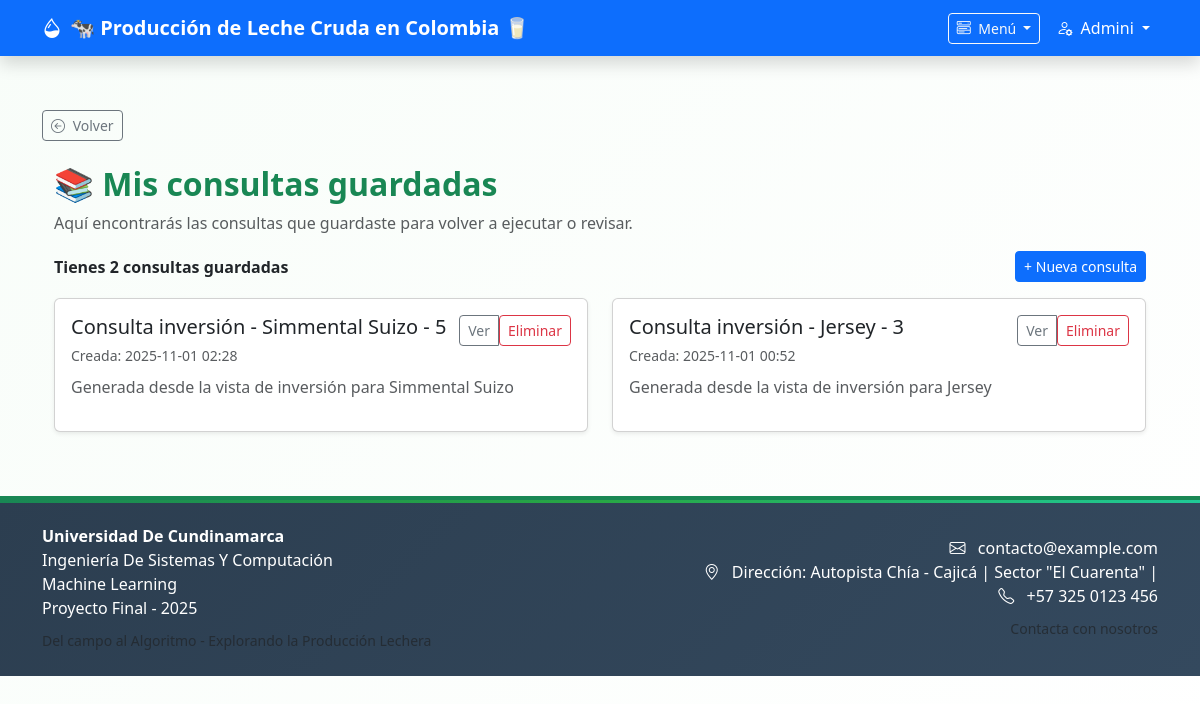
Page /mis-consultas (signed in) on the earlier database version.
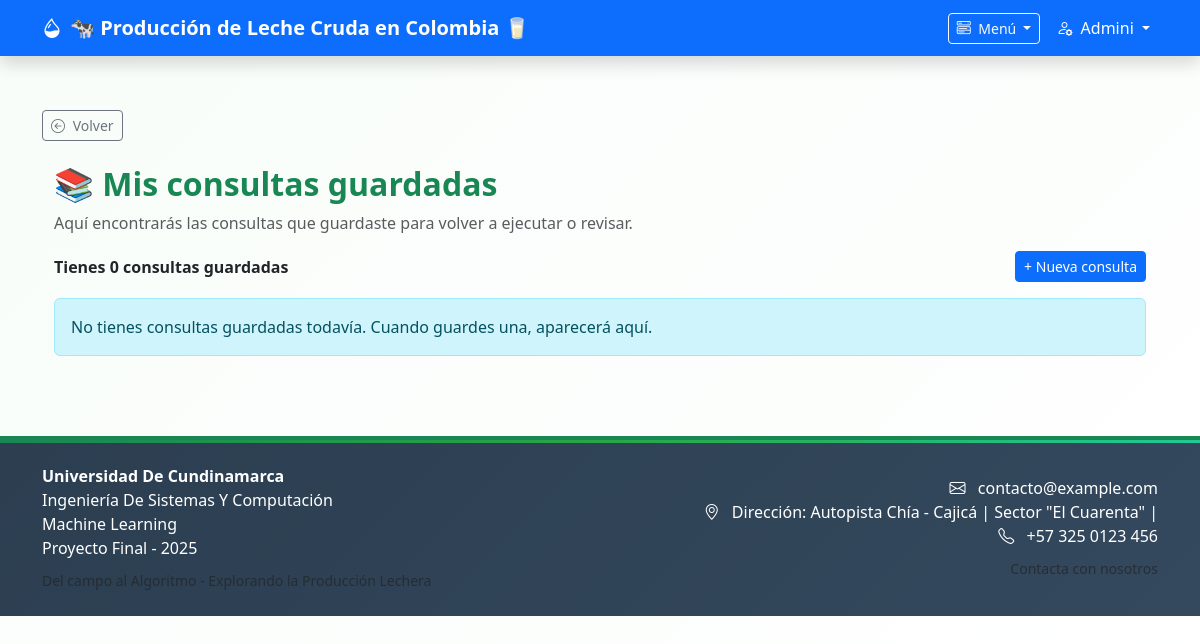
Same page on the later database version.
### models.py (models this page shows, shortened)
class User(db.Model, UserMixin):
    __tablename__ = 'blog_user'
    """Modelo de usuario.

    Campos principales: id, name, email, password, is_admin.
    Métodos: set_password, check_password, save, y selectores estáticos.
    """
    id = db.Column(db.Integer, primary_key=True)
    name = db.Column(db.String(80), nullable=False)
    email = db.Column(db.String(256), unique=True, nullable=False)
    password = db.Column(db.String(128), nullable=False)
    is_admin = db.Column(db.Boolean, default=False)
    def set_password(self, password):
        """Hashea y almacena la contraseña provista.

        Nota: utiliza `werkzeug.security.generate_password_hash`.
        """
        self.password = generate_password_hash(password)
    def check_password(self, password):
        """Comprueba que `password` coincida con el hash almacenado.

        Devuelve True si coinciden, False en caso contrario.
        """
        return check_password_hash(self.password, password)
    def save(self):
        """Guarda (insert/commit) el objeto en la base de datos.

        Añade el objeto a la sesión si es nuevo y realiza commit. No
        devuelve valor; si falla lanzará excepción del ORM.
        """
        if not self.id:
            db.session.add(self)
        db.session.commit()

class Consulta(db.Model):
    __tablename__ = 'consultas'
    """Modelo para consultas de inversión guardadas por usuarios.

    `query_text` almacena el JSON de la solicitud y `summary` guarda
    metadatos/estimaciones precalculadas como JSON en texto.
    """
    id = db.Column(db.Integer, primary_key=True)
    user_id = db.Column(db.Integer, db.ForeignKey('blog_user.id'), nullable=False)
    titulo = db.Column(db.String(200), nullable=False)
    descripcion = db.Column(db.Text, nullable=True)
    query_text = db.Column(db.Text, nullable=True)
    summary = db.Column(db.Text, nullable=True)
    created_at = db.Column(db.DateTime, server_default=db.func.now())
    updated_at = db.Column(db.DateTime, server_default=db.func.now(), onupdate=db.func.now())
    user = db.relationship('User', backref=db.backref('consultas', lazy='dynamic'))

### perfil.py (the view)
@perfil_bp.route('/mis-consultas')
@login_required
def mis_consultas():
    consultas_guardadas = Consulta.query.filter_by(user_id=current_user.id).order_by(Consulta.created_at.desc()).all()
    return render_template('mis_consultas.html', consultas=consultas_guardadas)

### app.py (called while the page is built, shortened)
@login_manager.user_loader
def load_user(user_id):
    return User.query.get(int(user_id))

@app.before_request
def session_timeout_handler():
    try:
        if 'usuario' not in session and not current_user.is_authenticated:
            return None
    except Exception:
        return None
    last = session.get('last_activity')
    now_ts = datetime.utcnow().timestamp()
    if last:
        elapsed = now_ts - float(last)
    session['last_activity'] = now_ts

### templates/mis_consultas.html (shortened to what this page needs)
{% extends "base.html" %}
{% block content %}
<div class="container mt-4">
  <h2 class="text-success fw-bold">📚 Mis consultas guardadas</h2>
  <p class="text-muted">Aquí encontrarás las consultas que guardaste para volver a ejecutar o revisar.</p>
  <div class="d-flex justify-content-between align-items-center mb-3">
    <div>
      <strong>Tienes {{ consultas|length }} consultas guardadas</strong>
    </div>
    <div>
      <a href="{{ url_for('inversion.inversion') }}" class="btn btn-sm btn-primary">+ Nueva consulta</a>
    </div>
  </div>
  {% if consultas and consultas|length > 0 %}
    <div class="row gy-3">
      {% for c in consultas %}
        <div class="col-md-6">
          <div class="card shadow-sm h-100">
            <div class="card-body d-flex flex-column">
              <div class="d-flex justify-content-between align-items-start mb-2">
                <div>
                  <h5 class="card-title mb-1">{{ c.titulo }}</h5>
                  <small class="text-muted">Creada: {{ c.created_at.strftime('%Y-%m-%d %H:%M') if c.created_at else '' }}</small>
                </div>
                <div class="btn-group">
                  <a href="{{ url_for('perfil.ver_consulta', cid=c.id) }}" class="btn btn-sm btn-outline-secondary">Ver</a>
                  <form method="POST" action="{{ url_for('perfil.eliminar_consulta', cid=c.id) }}" style="display:inline;">
                    <button type="submit" class="btn btn-sm btn-outline-danger" onclick="return confirm('¿Eliminar esta consulta?');">Eliminar</button>
                  </form>
                </div>
              </div>
              <p class="card-text text-muted mb-3" style="flex:1">{{ c.descripcion or 'Sin descripción' }}</p>
            </div>
          </div>
        </div>
      {% endfor %}
    </div>
  {% else %}
    <div class="alert alert-info">No tienes consultas guardadas todavía. Cuando guardes una, aparecerá aquí.</div>
  {% endif %}
</div>
{% endblock %}

### templates/base.html (shortened to what this page needs)
<!DOCTYPE html>
<html lang="es">
<head>
    <link href="https://cdn.jsdelivr.net/npm/bootstrap@5.3.2/dist/css/bootstrap.min.css" rel="stylesheet">
    <link rel="stylesheet" href="https://cdn.jsdelivr.net/npm/bootstrap-icons/font/bootstrap-icons.css">
    <link rel="stylesheet" href="{{ url_for('static', filename='style.css') }}">
</head>
<body style="padding-top: 70px;">
    <nav class="navbar navbar-expand-lg navbar-dark bg-primary fixed-top shadow">
        <div class="container">
            <a class="navbar-brand navbar-brand-custom" href="{{ url_for('inicio') }}" data-bs-toggle="tooltip" data-bs-title="Página de inicio">
                <i class="bi bi-droplet-half me-2"></i>🐄 <strong>Producción de Leche Cruda en Colombia</strong> 🥛
            </a>
            <div class="collapse navbar-collapse" id="navbarNav">
                <div class="navbar-nav ms-auto d-flex align-items-center">
                    <div class="nav-item dropdown me-2">
                        <a class="btn btn-outline-light btn-sm dropdown-toggle" href="#" role="button" data-bs-toggle="dropdown" aria-expanded="false">
                            <i class="bi bi-menu-button-wide me-1"></i> Menú
                        </a>
                    </div>
                    {% if 'usuario' in session %}
                        <div class="nav-item dropdown">
                            <a class="nav-link dropdown-toggle text-white" href="#" role="button" data-bs-toggle="dropdown" data-bs-title="Menú de usuario">
                                <i class="bi bi-person-gear me-1"></i> {{ session['usuario'] }}
                            </a>
                        </div>
                    {% endif %}
                </div>
            </div>
        </div>
    </nav>
    <main class="container mt-4 py-3">
        {% if request.path != url_for('inicio') %}
            <div class="mb-3">
                <button type="button" id="btn-volver" class="btn btn-outline-secondary btn-sm">
                    <i class="bi bi-arrow-left-circle me-1"></i> Volver
                </button>
            </div>
        {% endif %}
        {% block content %}{% endblock %}
    </main>
    <footer class="bg-dark text-white py-4 mt-5">
        <div class="container">
            <div class="row align-items-center">
                <div class="col-md-6">
                    <ul class="list-unstyled mb-2">
                        <li><strong>Universidad De Cundinamarca</strong></li>
                        <li>Ingeniería De Sistemas Y Computación</li>
                        <li>Machine Learning</li>
                        <li>Proyecto Final - 2025</li>
                    </ul>
                    <small class="text-muted">Del campo al Algoritmo - Explorando la Producción Lechera</small>
                </div>
                <div class="col-md-6 text-md-end">
                    <ul class="list-unstyled mb-2">
                        <li>
                            <i class="bi bi-envelope me-2"></i>
                            <a href="mailto:contacto@example.com" class="text-white text-decoration-none">
                                contacto@example.com
                            </a>
                        </li>
                        <li>
                            <i class="bi bi-geo-alt me-2"></i>
                            Dirección: Autopista Chía - Cajicá | Sector "El Cuarenta" |
                        </li>
                        <li>
                            <i class="bi bi-telephone me-2"></i>
                            <a href="tel:+573250123456" class="text-white text-decoration-none">
                                +57 325 0123 456
                            </a>
                        </li>
                    </ul>
                    <small class="text-muted">Contacta con nosotros</small>
                </div>
            </div>
        </div>
    </footer>
</body>
</html>

### static/style.css (style rules this page uses)
:root { --verde-principal: #10684b; --verde-secundario: #198754; --verde-claro: #e6f4ea; --verde-pastel: #e9f5ee; --sombra-verde: rgba(16, 104, 75, 0.1); --gris-texto: #444444; }
body { font-family: 'Segoe UI', system-ui, -apple-system, sans-serif; background: linear-gradient(135deg, #f8fdf9 0%, #ffffff 100%); min-height: 100vh; }
footer { border-top: 4px solid var(--verde-secundario); background: linear-gradient(135deg, #2c3e50 0%, #34495e 100%); position: relative; }
footer::before { content: ""; position: absolute; top: 0; left: 0; right: 0; height: 3px; background: linear-gradient(90deg, var(--verde-secundario), #28a745, #20c997); }

Differences in the rows shown:
removed Consulta: titulo "Consulta inversión - Simmental Suizo - 5", created_at "2025-11-01 02:28", descripcion "Generada desde la vista de inversión para Simmental Suizo"
removed Consulta: titulo "Consulta inversión - Jersey - 3", created_at "2025-11-01 00:52", descripcion "Generada desde la vista de inversión para Jersey"
Other differences:
{{ consultas|length }}: "2" → "0"
text now shown: "No tienes consultas guardadas todavía. Cuando guardes una, aparecerá aquí."
